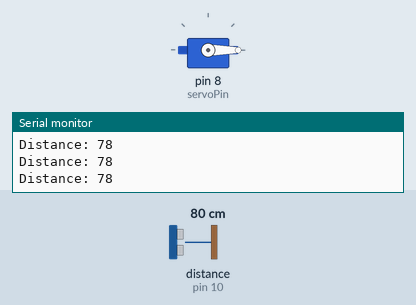
Recording of a sketch running on a simulated Arduino Uno, built with avr-gcc and run on an emulated ATmega328P. Parts: servo, the last lines printed to the serial monitor. Wiring (inferred from the names in the program): ultrasonic range finder: trigger pin 9; echo pin 10. The inputs (shaded band) are chosen by the test bench; at power-on: distance to the obstacle (sensor on pin 10) 80 cm. The echo pulse lasts 58.3 µs per cm.

Above: at 1.2 s.
1.3 s: distance to the obstacle (sensor on pin 10) set to 44 cm
2.8 s: distance to the obstacle (sensor on pin 10) set to 36 cm
At 3.8 s:
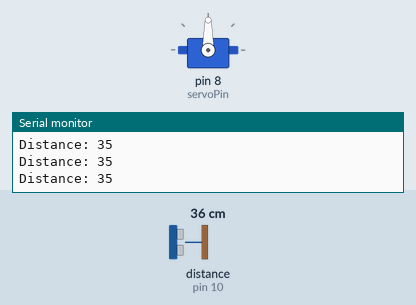
4.3 s: distance to the obstacle (sensor on pin 10) set to 60 cm
At 5.4 s:
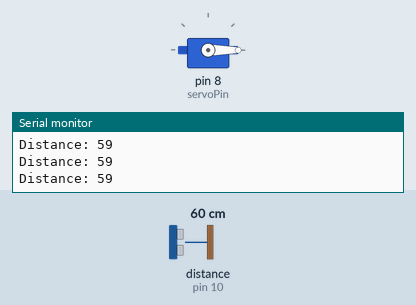
5.8 s: distance to the obstacle (sensor on pin 10) set to 2 cm
At 7.1 s:
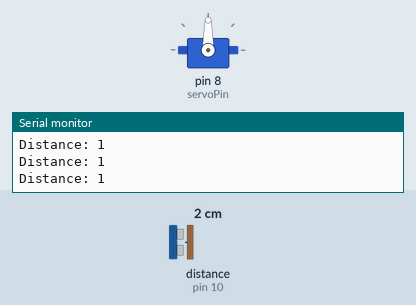
Timing chart, 0 to 8.3 s (numbered marks = the images above; inputs shaded):
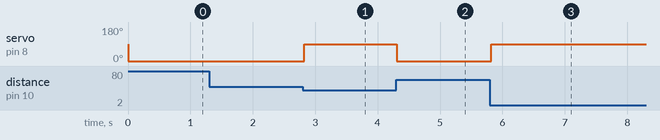

The sketch:

BakSampahAUTO.ino
```cpp
//Simple BAK SAMPAH AUTO OPEN

#include <Servo.h>
Servo myservo;
const int trigPin = 9; // Trig Pin
const int echoPin = 10; // Echo Pin
const int servoPin = 8; // Servo Pin

long duration;
int distance;
int pos = 0;

void setup() {
pinMode(trigPin, OUTPUT); // Output Data
pinMode(echoPin, INPUT); // Input Data
myservo.attach(servoPin); // Menentukan Pin Servo
Serial.begin(9600);
}

void loop() {
digitalWrite(trigPin, LOW);
delayMicroseconds(2);
// TrigPin ke HIGH untuk mengirimkan  Ultrasound dalam waktu 2 microsecond
digitalWrite(trigPin, HIGH);
delayMicroseconds(10);
digitalWrite(trigPin, LOW);

// Membaca EchoPin, mengembalikan jarak tempuh ultrasound dalam satuan microsecond
duration = pulseIn(echoPin, HIGH);
// Mengukur Jarak
// Kecepatan  suara 340m/s atau 0,034 cm/microsecond
// Waktu = Jarak/kecepatan -> kecepatan microsecond
// Maka, Jarak = Waktu*0,034/2 -> 2 karena microsecond yang dikirimkan pada saat state HIGH trigPin

distance= duration*0.034/2;


if(distance>40){
   myservo.write(0); //Jika Tidak Ada Tangan/Benda dengan jarak kurang dari 40cm maka servo berada posisi 0 atau awal
   delay(50);
  }
else if(distance<=40){
  myservo.write(90);   //Jika Ada Tangan/Benda dengan jarak kurang dari 40cm maka servo berada pada posisi 90, dimana servo akan membuka tutup bak sampah
  delay(50);
  }
Serial.print("Distance: ");
Serial.println(distance); //Cek Jarak Menggunakan Serial Monitor
}
```

Measured:
- the behaviour switches between 42 and 41 cm on distance to the obstacle (sensor on pin 10) (found by bisection; images 0 and 1)
- after the input at 2.8 s, servo on pin 8 (servoPin): 0° → 90° at once
- after the input at 4.3 s, servo on pin 8 (servoPin): 90° → 0° at once
- after the input at 5.8 s, servo on pin 8 (servoPin): 0° → 90° at once
